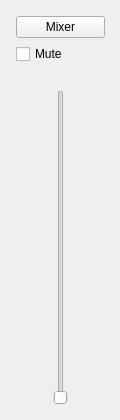
<?xml version="1.0" encoding="UTF-8"?>
<ui version="4.0">
 <class>VolumeMenu</class>
 <widget class="QWidget" name="VolumeMenu">
  <property name="geometry">
   <rect>
    <x>0</x>
    <y>0</y>
    <width>120</width>
    <height>420</height>
   </rect>
  </property>
  <widget class="QWidget" name="verticalLayoutWidget">
   <property name="geometry">
    <rect>
     <x>10</x>
     <y>10</y>
     <width>101</width>
     <height>401</height>
    </rect>
   </property>
   <layout class="QVBoxLayout" name="layout">
    <property name="sizeConstraint">
     <enum>QLayout::SetNoConstraint</enum>
    </property>
    <property name="leftMargin">
     <number>6</number>
    </property>
    <property name="topMargin">
     <number>6</number>
    </property>
    <property name="rightMargin">
     <number>6</number>
    </property>
    <property name="bottomMargin">
     <number>6</number>
    </property>
    <item>
     <widget class="QPushButton" name="pbnMixer">
      <property name="text">
       <string>Mixer</string>
      </property>
     </widget>
    </item>
    <item>
     <widget class="QCheckBox" name="chkMute">
      <property name="sizePolicy">
       <sizepolicy hsizetype="Expanding" vsizetype="Fixed">
        <horstretch>0</horstretch>
        <verstretch>0</verstretch>
       </sizepolicy>
      </property>
      <property name="text">
       <string>Mute</string>
      </property>
     </widget>
    </item>
    <item>
     <widget class="QLabel" name="lblVolume">
      <property name="alignment">
       <set>Qt::AlignCenter</set>
      </property>
     </widget>
    </item>
    <item>
     <widget class="QSlider" name="sldVolume">
      <property name="sizePolicy">
       <sizepolicy hsizetype="Expanding" vsizetype="Expanding">
        <horstretch>0</horstretch>
        <verstretch>0</verstretch>
       </sizepolicy>
      </property>
      <property name="maximum">
       <number>100</number>
      </property>
      <property name="orientation">
       <enum>Qt::Vertical</enum>
      </property>
     </widget>
    </item>
   </layout>
  </widget>
 </widget>
 <resources/>
 <connections/>
</ui>
